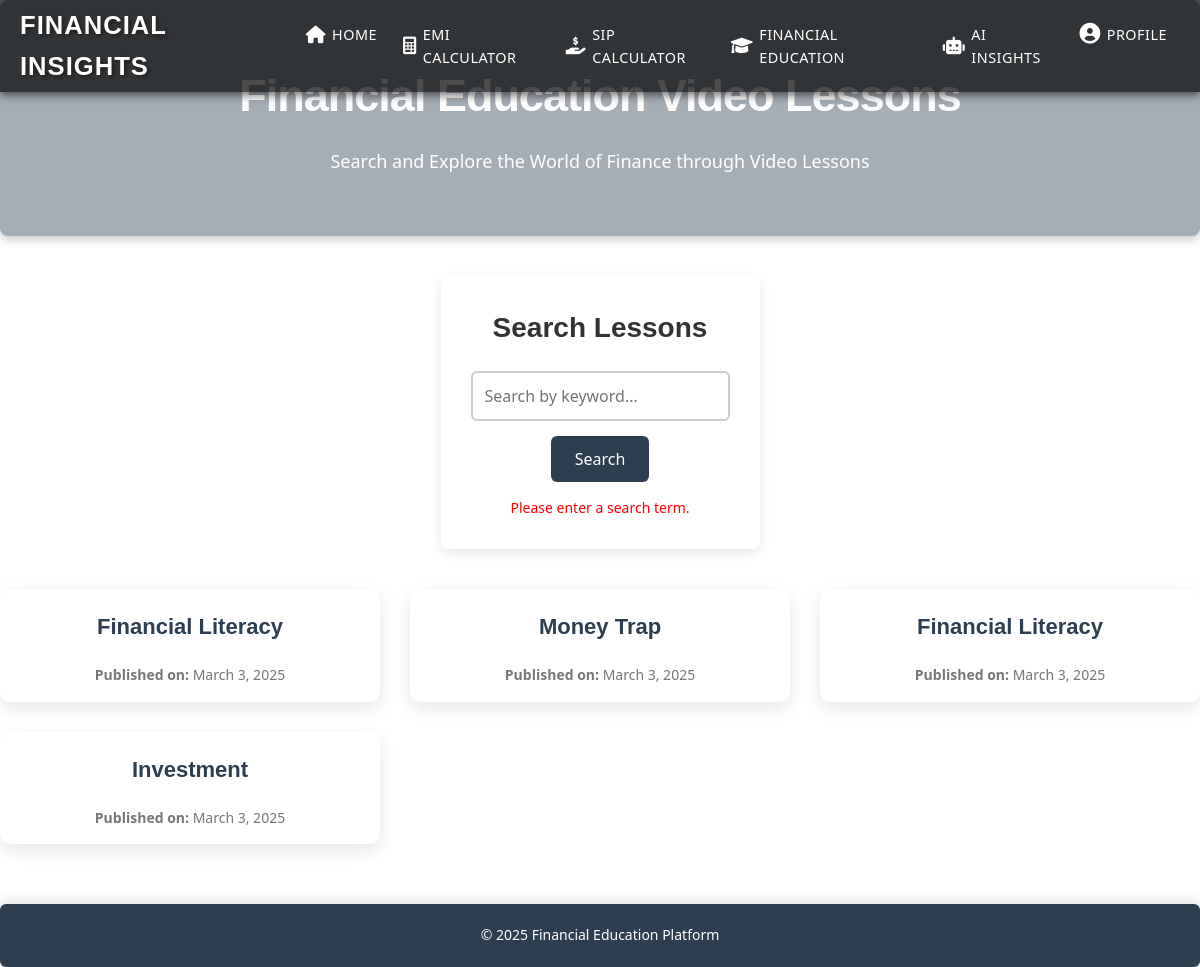
Page /fin-edu/ on the earlier database version.
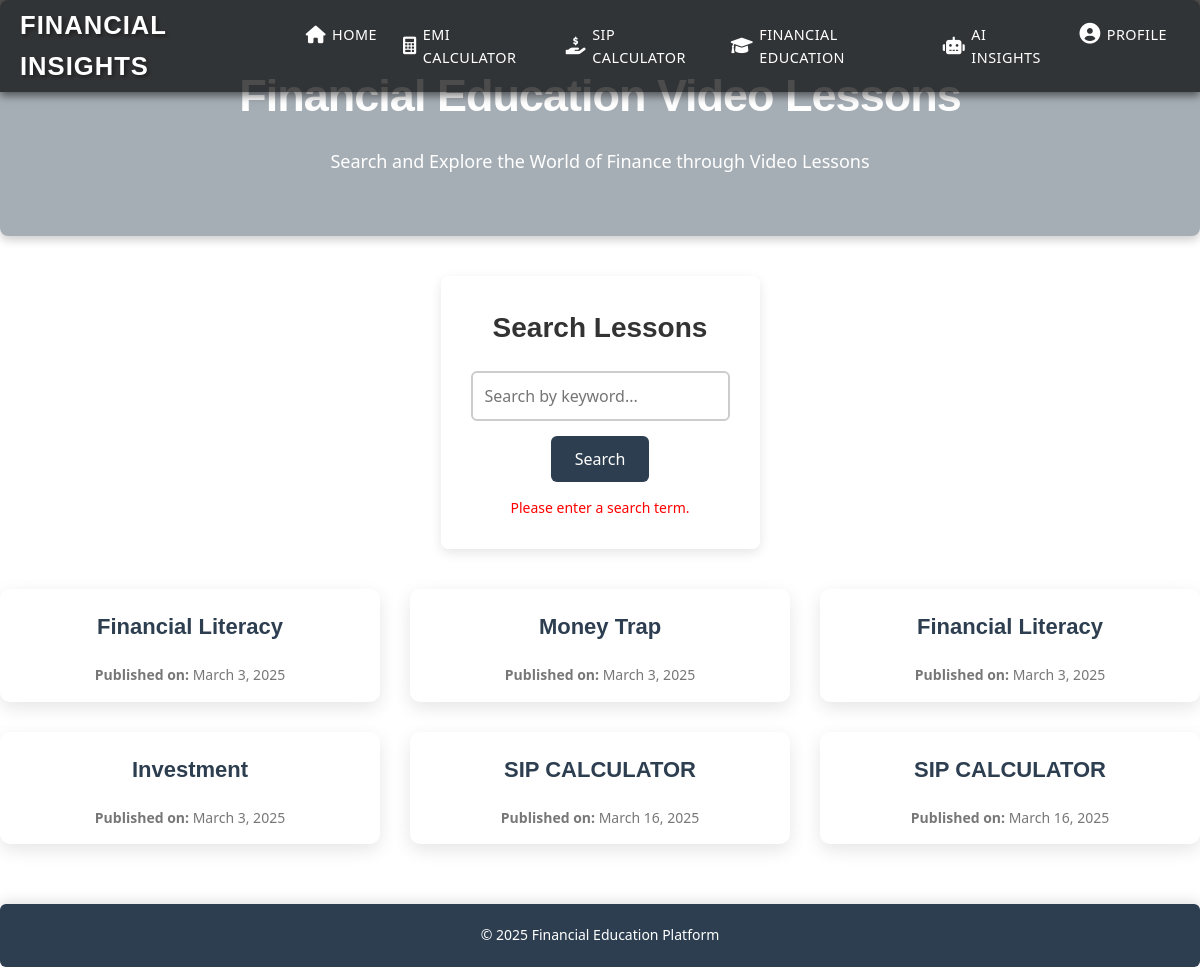
Same page on the later database version.
### finance/models.py (models this page shows, shortened)
class Lesson(models.Model):
    title = models.CharField(max_length=200)
    content = models.TextField()  # Description or summary of the lesson
    published_date = models.DateTimeField(auto_now_add=True)
    video = EmbedVideoField()

### finance/views.py (the view)
# urls.py: path('fin-edu/', views.fin_edu_home, name='fin-edu'),
def fin_edu_home(request):
    form = LessonForm(request.GET)  # Use GET method to capture the search keyword from the URL
    lessons = Lesson.objects.all()  # Start with all lessons
    error_message = None
    keyword = request.GET.get('keyword', '').strip()
    if keyword:
        lessons = lessons.filter(title__icontains=keyword) | lessons.filter(content__icontains=keyword)
    else:
        error_message = "Please enter a search term."
    return render(request, 'finance/financial_edu_page.html', {
        'form': form,
        'lessons': lessons,
        'error_message': error_message
    })

### finance/forms.py
class LessonForm(forms.ModelForm):
    class Meta:
        model = Lesson
        fields = ['title', 'content', 'video']  # Include the video field
        keyword = forms.CharField(label='Search', max_length=100, required=False)

### finance/templates/finance/financial_edu_page.html (shortened to what this page needs)
{% extends 'finance/header.html' %}
{%block content%}
{% load embed_video_tags %}
<!DOCTYPE html>
<html lang="en">
<head>
    {% load static %}
    <link rel="stylesheet" href="{% static 'finance/financial-edu.css' %}">
</head>
<body>
    <div class="header">
        <h1>Financial Education Video Lessons</h1>
        <p>Search and Explore the World of Finance through Video Lessons</p>
    </div>
    <div class="search-container">
        <h2>Search Lessons</h2>
        <form method="get">
            <div>
                <input type="text" name="keyword" placeholder="Search by keyword..." value="{{ request.GET.keyword }}">
            </div>
            <div>
                <button type="submit">Search</button>
            </div>
        </form>
        {% if error_message %}
            <p style="color: red;">{{ error_message }}</p>
        {% endif %}
    </div>
    <div class="video-gallery">
        {% if lessons %}
            {% for lesson in lessons %}
                <div class="video-item">
                    <h3>{{ lesson.title }}</h3>
                    <p><strong>Published on:</strong> {{ lesson.published_date|date:"F j, Y" }}</p>
                </div>
            {% endfor %}
        {% else %}
            <div class="video-item">
                <p>No lessons found with your search criteria.</p>
            </div>
        {% endif %}
    </div>
    <footer>
        <p>&copy; 2025 Financial Education Platform</p>
    </footer>
</body>
</html>
{%endblock%}

### finance/templates/finance/header.html (shortened to what this page needs)
<!DOCTYPE html>
<html lang="en">
<head>
    {% load static %}
    <link rel="stylesheet" href="{% static 'finance/home.css' %}">
    <link rel="stylesheet" href="https://cdnjs.cloudflare.com/ajax/libs/font-awesome/6.0.0-beta3/css/all.min.css">
</head>
<body>
    <header>
        <div class="logo">
            <h1>Financial Insights</h1>
        </div>
        <nav>
            <ul>
                <li><a href="{% url 'home' %}"><i class="fas fa-home"></i> Home</a></li>
                <li><a href="{% url 'emi_calculator' %}"><i class="fas fa-calculator"></i> EMI Calculator</a></li>
                <li><a href="{% url 'sip_calculator' %}"><i class="fas fa-hand-holding-usd"></i> SIP Calculator</a></li>
                <li><a href="{% url 'fin-edu' %}"><i class="fas fa-graduation-cap"></i> Financial Education</a></li>
                <li><a href="{% url 'create_financial_goal' %}"><i class="fas fa-robot"></i> AI Insights</a></li>
                <li><a href="{% url 'user-profile' %}" class="user-profile"><i class="fas fa-user-circle"></i> Profile</a></li>
            </ul>
        </nav>
    </header>
    {% block content %}
    {% endblock %}
</body>
</html>

### finance/static/finance/home.css (style rules this page uses)
* { margin: 0; padding: 0; box-sizing: border-box; font-family: 'Segoe UI', Tahoma, Geneva, Verdana, sans-serif; }
body { color: #fff; background: url('https://www.shutterstock.com/image-illustration/blue-money-business-graph-finance-600nw-2166540277.jpg') no-repeat center center fixed; background-size: cover; height: 100vh; display: flex; flex-direction: column; justify-content: space-between; overflow-x: hidden; }
header { display: flex; justify-content: space-between; align-items: center; padding: 5px 20px; background: rgba(0, 0, 0, 0.7); position: fixed; top: 0; width: 100%; z-index: 10; box-shadow: 0 4px 8px rgba(0, 0, 0, 0.5); }
header .logo h1 { font-size: 1.6rem; color: #fff; letter-spacing: 1px; text-transform: uppercase; text-shadow: 2px 2px 4px rgba(0, 0, 0, 0.5); margin: 0; }
nav ul { list-style: none; display: flex; margin-left: auto; padding: 0; }
nav ul li { margin: 0 5px; }
nav ul li a { color: #fff; font-size: 0.9rem; text-decoration: none; text-transform: uppercase; letter-spacing: 0.5px; position: relative; padding: 5px 8px; display: flex; align-items: center; transition: all 0.3s ease; }
nav ul li a i { font-size: 1.1rem; margin-right: 6px; }
nav ul li a::after { content: ''; position: absolute; width: 100%; height: 2px; background-color: #e67e22; bottom: -3px; left: 0; transform: scaleX(0); transform-origin: bottom right; transition: transform 0.25s ease-out; }
nav ul li a.user-profile { font-size: 0.9rem; display: flex; align-items: center; }
nav ul li a.user-profile i { font-size: 1.3rem; transition: transform 0.3s ease, color 0.3s ease; }
footer { text-align: center; padding: 20px; background: rgba(0, 0, 0, 0.8); color: #fff; font-size: 1rem; position: relative; z-index: 2; }

### finance/static/finance/financial-edu.css (style rules this page uses)
* { margin: 0; padding: 0; box-sizing: border-box; }
body { font-family: 'Segoe UI', Tahoma, Geneva, Verdana, sans-serif; background-image: url('https://static.vecteezy.com/system/resources/thumbnails/026/285/515/small/digital-financial-data-illustration-background-line-graphic-line-finance-stock-trading-investment-dark-blue-background-vector.jpg'); background-size: cover; background-position: center; background-attachment: fixed; color: #495057; line-height: 1.6; padding: 0; height: 100vh; display: flex; flex-direction: column; }
h1, h2, h3 { font-family: 'Montserrat', sans-serif; }
body::before { content: ""; position: absolute; top: 0; left: 0; width: 100%; height: 100%; z-index: -1; }
.header { background-color: rgba(45, 62, 80, 0.418); color: #ffffff; text-align: center; padding: 60px 20px; border-radius: 8px; box-shadow: 0 4px 10px rgba(0, 0, 0, 0.2); margin-bottom: 40px; transition: transform 0.3s ease, box-shadow 0.3s ease; }
.header h1 { font-size: 45px; font-weight: 700; letter-spacing: -1px; margin-bottom: 15px; }
.header p { font-size: 18px; margin-top: 10px; }
.search-container { max-width: 700px; margin: 0 auto; padding: 30px; background-color: rgba(255, 255, 255, 0.9); border-radius: 8px; box-shadow: 0 4px 12px rgba(0, 0, 0, 0.1); text-align: center; backdrop-filter: blur(10px); transition: transform 0.3s ease; }
.search-container h2 { font-size: 28px; color: #333; margin-bottom: 20px; }
.search-container form { display: flex; flex-direction: column; align-items: center; }
.search-container input[type="text"] { width: 100%; max-width: 400px; padding: 12px; margin-bottom: 15px; border: 2px solid #ccc; border-radius: 6px; font-size: 16px; transition: border-color 0.3s ease; }
.search-container button { padding: 12px 24px; background-color: #2d3e50; color: white; font-size: 16px; font-weight: 500; border: none; border-radius: 6px; cursor: pointer; transition: background-color 0.3s ease, transform 0.3s ease; }
.search-container p { color: red; font-size: 14px; margin-top: 15px; }
.video-gallery { display: grid; grid-template-columns: repeat(auto-fill, minmax(300px, 1fr)); gap: 30px; margin-top: 40px; }
.video-item { background-color: #ffffff; border-radius: 10px; overflow: hidden; box-shadow: 0 6px 18px rgba(0, 0, 0, 0.1); transition: transform 0.3s ease, box-shadow 0.3s ease; text-align: center; cursor: pointer; }
.video-item h3 { font-size: 22px; color: #2d3e50; font-weight: 600; margin: 20px 0; }
.video-item p { font-size: 14px; color: #777; margin-bottom: 15px; }
footer { margin-top: 60px; padding: 20px 0; background-color: #2d3e50; color: white; text-align: center; border-radius: 6px; box-shadow: 0 -4px 12px rgba(0, 0, 0, 0.1); }
footer p { font-size: 14px; }

Differences in the rows shown:
added Lesson: title "SIP CALCULATOR", published_date "March 16, 2025"
added Lesson: title "SIP CALCULATOR", published_date "March 16, 2025"
